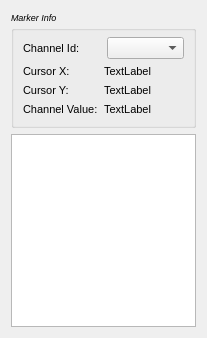
<?xml version="1.0" encoding="UTF-8"?>
<ui version="4.0">
 <class>DlgGraphProbe</class>
 <widget class="QDialog" name="DlgGraphProbe">
  <property name="geometry">
   <rect>
    <x>0</x>
    <y>0</y>
    <width>200</width>
    <height>338</height>
   </rect>
  </property>
  <property name="maximumSize">
   <size>
    <width>260</width>
    <height>2800000</height>
   </size>
  </property>
  <property name="windowTitle">
   <string>Dialog</string>
  </property>
  <layout class="QGridLayout" name="gridLayout_3">
   <item row="1" column="0">
    <widget class="QTableWidget" name="tableChannel"/>
   </item>
   <item row="0" column="0">
    <widget class="QGroupBox" name="groupBox_2">
     <property name="font">
      <font>
       <pointsize>7</pointsize>
       <italic>true</italic>
      </font>
     </property>
     <property name="title">
      <string>Marker Info</string>
     </property>
     <layout class="QGridLayout" name="gridLayout_2">
      <item row="0" column="0">
       <layout class="QVBoxLayout" name="verticalLayout">
        <item>
         <layout class="QHBoxLayout" name="horizontalLayout_3">
          <item>
           <widget class="QLabel" name="label">
            <property name="font">
             <font>
              <pointsize>8</pointsize>
              <italic>false</italic>
             </font>
            </property>
            <property name="text">
             <string>Channel Id:</string>
            </property>
           </widget>
          </item>
          <item>
           <widget class="QComboBox" name="comboChannel">
            <property name="font">
             <font>
              <pointsize>8</pointsize>
              <italic>false</italic>
             </font>
            </property>
           </widget>
          </item>
         </layout>
        </item>
        <item>
         <layout class="QHBoxLayout" name="horizontalLayout">
          <item>
           <widget class="QLabel" name="label_2">
            <property name="font">
             <font>
              <pointsize>8</pointsize>
              <italic>false</italic>
             </font>
            </property>
            <property name="text">
             <string>Cursor X:</string>
            </property>
           </widget>
          </item>
          <item>
           <widget class="QLabel" name="labelValueX">
            <property name="minimumSize">
             <size>
              <width>80</width>
              <height>0</height>
             </size>
            </property>
            <property name="font">
             <font>
              <pointsize>8</pointsize>
              <italic>false</italic>
             </font>
            </property>
            <property name="text">
             <string>TextLabel</string>
            </property>
           </widget>
          </item>
         </layout>
        </item>
        <item>
         <layout class="QHBoxLayout" name="horizontalLayout_2">
          <item>
           <widget class="QLabel" name="label_3">
            <property name="font">
             <font>
              <pointsize>8</pointsize>
              <italic>false</italic>
             </font>
            </property>
            <property name="text">
             <string>Cursor Y:</string>
            </property>
           </widget>
          </item>
          <item>
           <widget class="QLabel" name="labelValueY">
            <property name="minimumSize">
             <size>
              <width>80</width>
              <height>0</height>
             </size>
            </property>
            <property name="font">
             <font>
              <pointsize>8</pointsize>
              <italic>false</italic>
             </font>
            </property>
            <property name="text">
             <string>TextLabel</string>
            </property>
           </widget>
          </item>
         </layout>
        </item>
        <item>
         <layout class="QHBoxLayout" name="horizontalLayout_7">
          <item>
           <widget class="QLabel" name="label_4">
            <property name="font">
             <font>
              <pointsize>8</pointsize>
              <italic>false</italic>
             </font>
            </property>
            <property name="text">
             <string>Channel Value:</string>
            </property>
           </widget>
          </item>
          <item>
           <widget class="QLabel" name="labelChannelY">
            <property name="minimumSize">
             <size>
              <width>80</width>
              <height>0</height>
             </size>
            </property>
            <property name="font">
             <font>
              <pointsize>8</pointsize>
              <italic>false</italic>
             </font>
            </property>
            <property name="text">
             <string>TextLabel</string>
            </property>
           </widget>
          </item>
         </layout>
        </item>
       </layout>
      </item>
     </layout>
    </widget>
   </item>
  </layout>
 </widget>
 <resources/>
 <connections/>
</ui>
